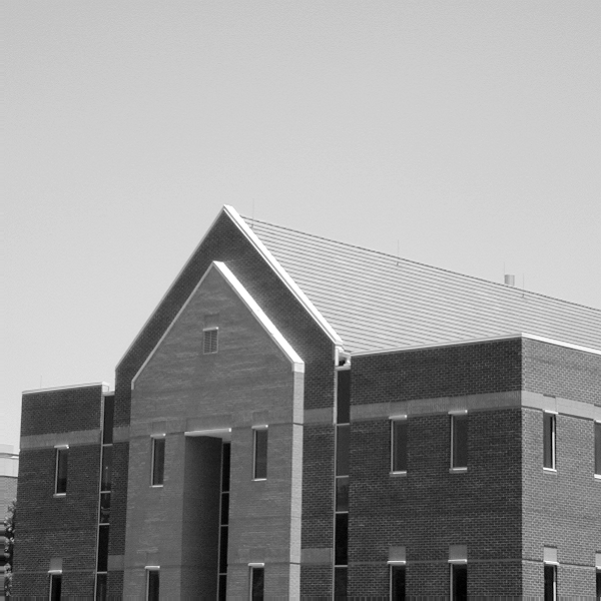
#> input picture Folha de Exercicios/Imagens/edificio.tif, 601 x 601 px
$ python exercicio4.py   (older library calls are emulated)
#> lines starting #> are read from the running program, lines starting #| are printed output that depends on the picture
import cv2
import numpy as np
import matplotlib.pyplot as plt

img = cv2.imread("../Imagens/edificio.tif")
#> img is the input picture: shape (601, 601, 3); min 0, max 255, mean 152.8

plt.title("Original image")
plt.imshow(img)

grad_x = cv2.Sobel(img, cv2.CV_64F, 1, 0, ksize=3)
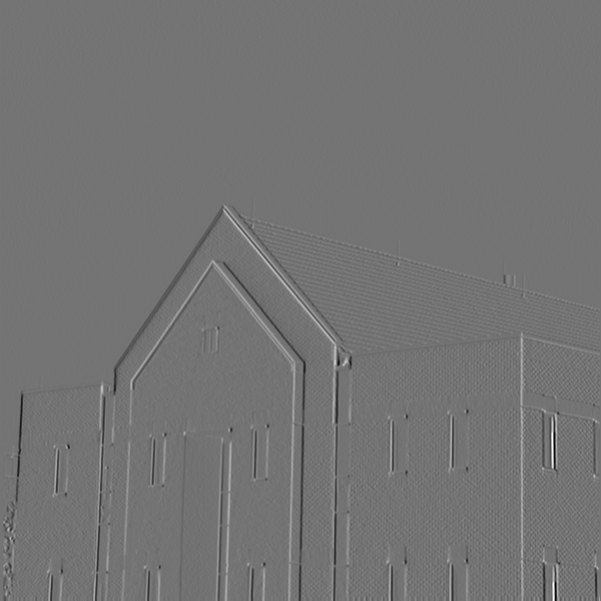
#> grad_x: shape (601, 601, 3) float64; min -758, max 908, mean -0.2; drawn with min black and max white
grad_y = cv2.Sobel(img, cv2.CV_64F, 0, 1, ksize=3)
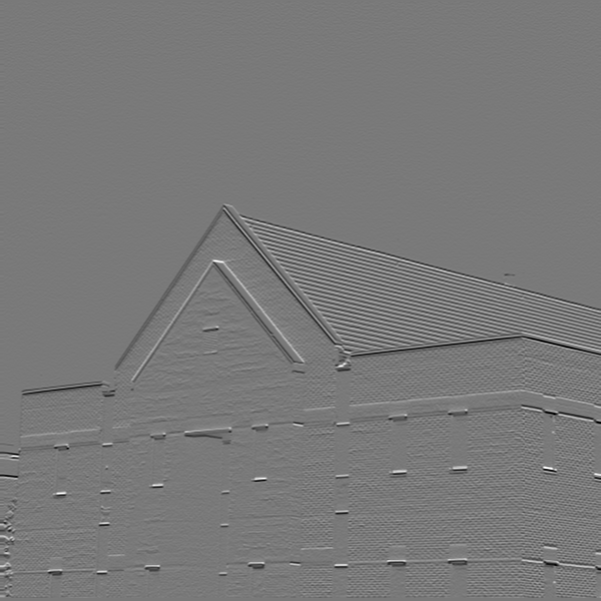
#> grad_y: shape (601, 601, 3) float64; min -621, max 680, mean -1.7; drawn with min black and max white

plt.figure()
plt.title("Sobel X")
plt.imshow(grad_x)

plt.figure()
plt.title("Sobel Y")
plt.imshow(grad_y)

plt.figure()
plt.title("Sobel X + Y")
plt.imshow(grad_x + grad_y)

plt.show()
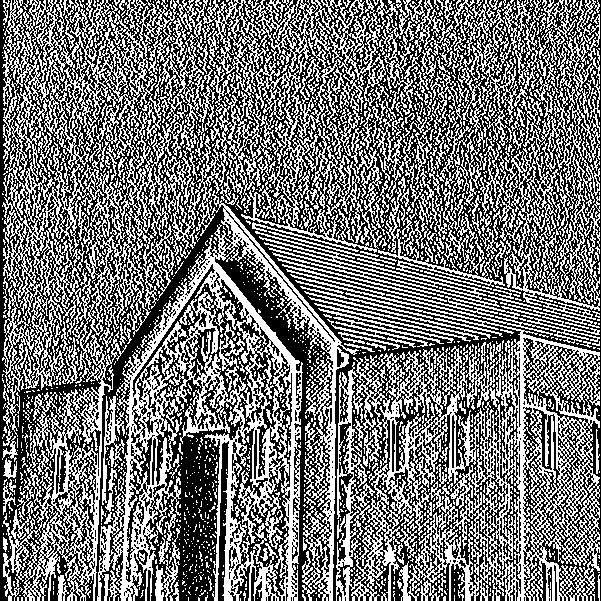
#> shown: shape (601, 601, 3) float64; values 0 (black) and 1 (white), 45.9% white in thin lines or dots
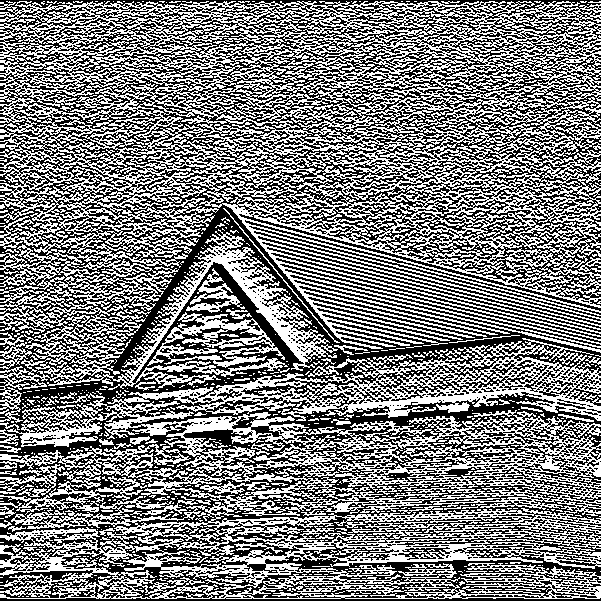
#> shown: shape (601, 601, 3) float64; values 0 (black) and 1 (white), 49.1% white in thin lines or dots
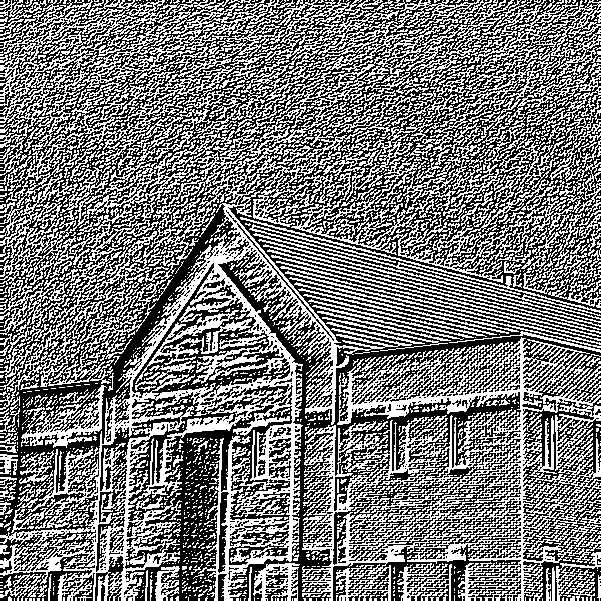
#> shown: shape (601, 601, 3) float64; values 0 (black) and 1 (white), 47.3% white in thin lines or dots

$ run again, with Folha de Exercicios/Imagens/Img_region_growing.tif copied over Folha de Exercicios/Imagens/edificio.tif
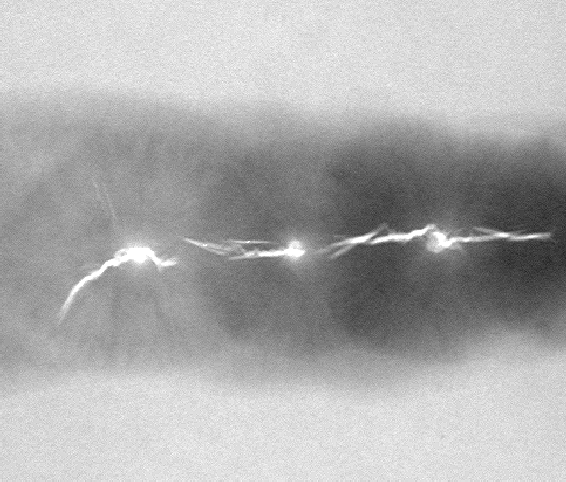
#> input picture Folha de Exercicios/Imagens/Img_region_growing.tif, 566 x 482 px
#> img is the input picture: shape (482, 566, 3); min 33, max 255, mean 173.4
#> `plt.show()`:
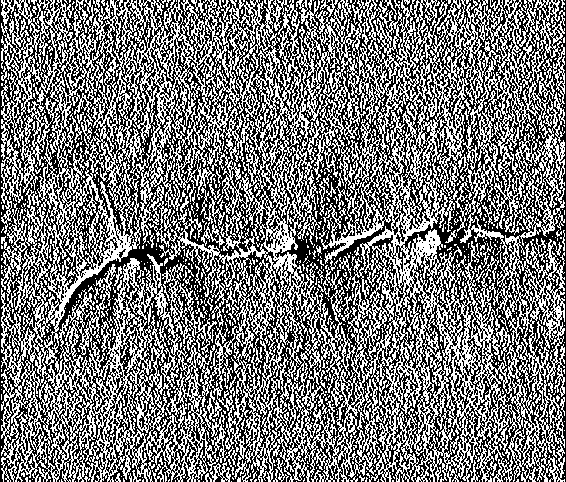
#> shown: shape (482, 566, 3) float64; values 0 (black) and 1 (white), 47.2% white in thin lines or dots
#> `plt.show()`:
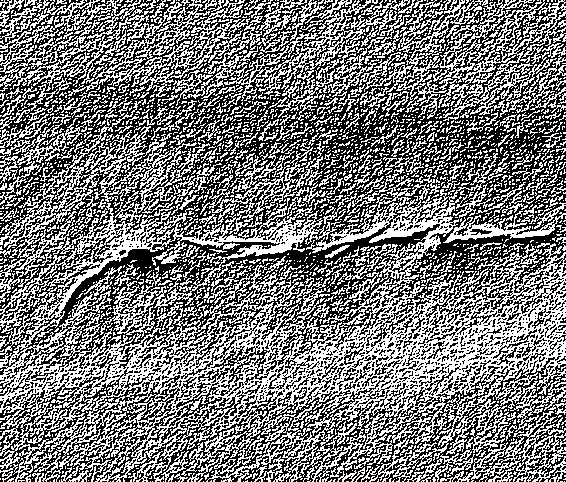
#> shown: shape (482, 566, 3) float64; values 0 (black) and 1 (white), 47% white in thin lines or dots
